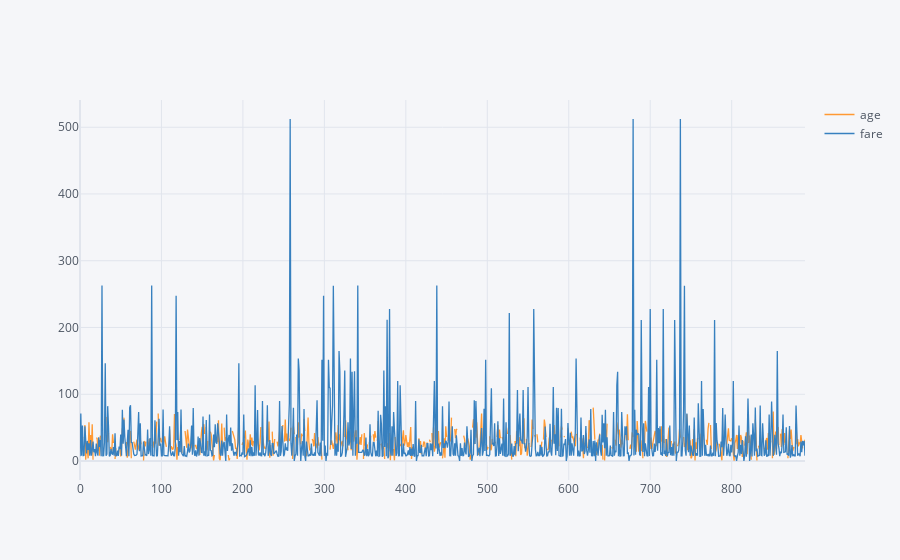

The notebook cell saved with this chart:
### Code cell
df1[['age','fare']].iplot()

### Figure 1 — Plotly figure (JSON) as saved in the notebook; plotly's stock layout.template omitted (floating-point values rounded to 4 significant figures; data arrays with more than 128 entries replaced by an {"elided": "..."} marker saying what was removed)
{"data": [{"line": {"color": "rgba(255, 153, 51, 1.0)", "dash": "solid", "shape": "linear", "width": 1.3}, "mode": "lines", "name": "age", "text": "", "type": "scatter", "x": {"elided": "891 int values"}, "y": {"elided": "891 mixed values"}}, {"line": {"color": "rgba(55, 128, 191, 1.0)", "dash": "solid", "shape": "linear", "width": 1.3}, "mode": "lines", "name": "fare", "text": "", "type": "scatter", "x": {"elided": "891 int values"}, "y": {"elided": "891 float values"}}], "layout": {"legend": {"bgcolor": "#F5F6F9", "font": {"color": "#4D5663"}}, "paper_bgcolor": "#F5F6F9", "plot_bgcolor": "#F5F6F9", "title": {"font": {"color": "#4D5663"}}, "xaxis": {"gridcolor": "#E1E5ED", "showgrid": true, "tickfont": {"color": "#4D5663"}, "title": {"font": {"color": "#4D5663"}, "text": ""}, "zerolinecolor": "#E1E5ED"}, "yaxis": {"gridcolor": "#E1E5ED", "showgrid": true, "tickfont": {"color": "#4D5663"}, "title": {"font": {"color": "#4D5663"}, "text": ""}, "zerolinecolor": "#E1E5ED"}}}
